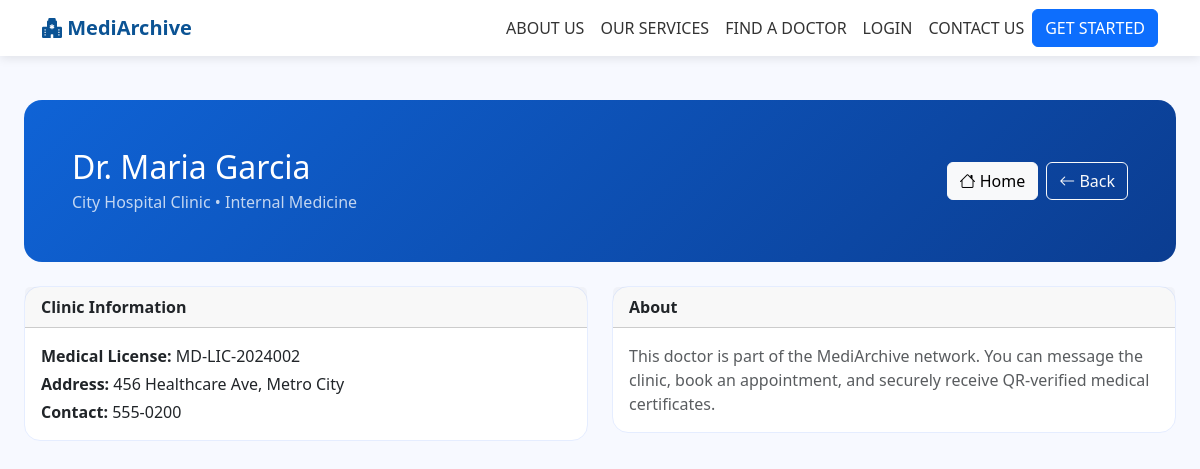
The page /views/doctor_profile.php?id=2 on the database its author committed.
### tables this page shows
CREATE TABLE IF NOT EXISTS users (
    id INT PRIMARY KEY AUTO_INCREMENT,
    username VARCHAR(50) UNIQUE NOT NULL,
    email VARCHAR(100) UNIQUE NOT NULL,
    password VARCHAR(255) NOT NULL,
    full_name VARCHAR(100) NOT NULL,
    role ENUM('clinic_admin', 'patient', 'web_admin') NOT NULL DEFAULT 'patient',
    phone VARCHAR(20),
    profile_photo VARCHAR(255) NULL COMMENT 'Path to user profile photo',
    home_address TEXT NULL COMMENT 'User home address',
    dashboard_layout TEXT DEFAULT NULL COMMENT 'JSON for widget positions and preferences',
    created_at TIMESTAMP DEFAULT CURRENT_TIMESTAMP,
    INDEX idx_username (username),
    INDEX idx_email (email),
    INDEX idx_role (role)
);

CREATE TABLE IF NOT EXISTS clinics (
    id INT PRIMARY KEY AUTO_INCREMENT,
    user_id INT NOT NULL,
    clinic_name VARCHAR(100) NOT NULL,
    license_number VARCHAR(50),
    medical_license VARCHAR(100) NOT NULL,
    specialization VARCHAR(100) NOT NULL,
    address TEXT,
    contact_phone VARCHAR(20),
    signature_path VARCHAR(255) NULL COMMENT 'Path to doctor signature image',
    seal_path VARCHAR(255) NULL COMMENT 'Path to clinic seal image',
    is_available BOOLEAN DEFAULT TRUE COMMENT 'Clinic availability for chat/appointments',
    available_from TIME DEFAULT '09:00:00',
    available_to TIME DEFAULT '17:00:00',
    created_at TIMESTAMP DEFAULT CURRENT_TIMESTAMP,
    FOREIGN KEY (user_id) REFERENCES users(id) ON DELETE CASCADE,
    INDEX idx_user_id (user_id),
    INDEX idx_specialization (specialization),
    INDEX idx_is_available (is_available)
);

### includes/SessionManager.php (called while the page is built, shortened)
<?php
class SessionManager {
    public static function validateSession() {
        if (!isset($_SESSION['user_id'])) {
            return false;
        }
        return true;
    }
    public static function isAuthenticated() {
        return self::validateSession() && isset($_SESSION['user_id']);
    }
}
?>

### config.php (called while the page is built, shortened)
<?php
function isLoggedIn() {
    return SessionManager::isAuthenticated();
}

### includes/Database.php (called while the page is built, shortened)
<?php
class Database {
    private static $instance = null;
    private $pdo;
    private function __construct()
    {
        $dsn = sprintf('mysql:host=%s;dbname=%s;charset=utf8mb4', DB_HOST, DB_NAME);
        $options = [
            PDO::ATTR_ERRMODE => PDO::ERRMODE_EXCEPTION,
            PDO::ATTR_DEFAULT_FETCH_MODE => PDO::FETCH_ASSOC,
            PDO::ATTR_EMULATE_PREPARES => false,
        ];
        $this->pdo = new PDO($dsn, DB_USER, DB_PASS, $options);
    }
    public static function getInstance()
    {
        if (self::$instance === null) {
            self::$instance = new Database();
        }
        return self::$instance;
    }
    public function fetch($sql, array $params = [])
    {
        $stmt = $this->pdo->prepare($sql);
        $stmt->execute($params);
        return $stmt->fetch();
    }
}
?>

### views/doctor_profile.php (the view, shortened to what this page needs)
<?php
require_once '../config.php';
$uid = intval($_GET['id'] ?? 0);
$db = Database::getInstance();
$user = $db->fetch("SELECT id, full_name, email, phone, profile_photo FROM users WHERE id = ?", [$uid]);
$clinic = $db->fetch("SELECT * FROM clinics WHERE user_id = ?", [$uid]);
?>
<!DOCTYPE html>
<html lang="en">
<head>
<link href="https://cdn.jsdelivr.net/npm/bootstrap@5.3.0/dist/css/bootstrap.min.css" rel="stylesheet">
<link rel="stylesheet" href="https://cdn.jsdelivr.net/npm/bootstrap-icons@1.10.0/font/bootstrap-icons.css">
</head>
<body>
<?php if (!isLoggedIn()): ?>
<nav class="navbar navbar-expand-lg fixed-top">
    <div class="container">
        <a class="navbar-brand" href="../index.php">
            <i class="bi bi-hospital-fill"></i>
            <span>MediArchive</span>
        </a>
        <div class="collapse navbar-collapse" id="navbarNav">
            <ul class="navbar-nav ms-auto align-items-center">
                <li class="nav-item"><a class="nav-link" href="../index.php#about">ABOUT US</a></li>
                <li class="nav-item"><a class="nav-link" href="../index.php#services">OUR SERVICES</a></li>
                <li class="nav-item"><a class="nav-link active" href="find_doctors_public.php">FIND A DOCTOR</a></li>
                <li class="nav-item"><a class="nav-link" href="../index.php" onclick="event.preventDefault(); document.getElementById('loginModal').style.display='block';">LOGIN</a></li>
                <li class="nav-item"><a class="nav-link" href="../index.php#contact">CONTACT US</a></li>
                <li class="nav-item">
                    <a href="../index.php" class="btn btn-primary" onclick="event.preventDefault(); document.getElementById('registerModal').style.display='block';">GET STARTED</a>
                </li>
            </ul>
        </div>
    </div>
</nav>
<?php endif; ?>
<div class="container-fluid">
    <div class="row">
        <?php if (isLoggedIn()): ?>
        <?php include 'includes/sidebar.php'; ?>
        <main class="col-md-9 ms-sm-auto col-lg-10 px-md-4">
        <?php else: ?>
        <main class="col-12 px-md-4" style="padding-top: 100px; max-width: 1200px; margin: 0 auto;">
        <?php endif; ?>
            <div class="main-content">
                <div class="hero p-4 p-md-5 mb-4 d-flex align-items-center gap-4">
                    <div>
                        <h2 class="mb-1"><?php echo htmlspecialchars($user['full_name']); ?></h2>
                        <div class="opacity-75"><?php echo htmlspecialchars($clinic['clinic_name']); ?> • <?php echo htmlspecialchars($clinic['specialization']); ?></div>
                    </div>
                    <div class="ms-auto d-flex gap-2">
                        <?php if (isLoggedIn()): ?>
                        <a href="chat.php?mode=direct&dm=<?php echo $uid; ?>" class="btn btn-light"><i class="bi bi-chat-dots"></i> Message</a>
                        <?php if (isPatient()): ?>
                        <a href="request_appointment.php?clinic_id=<?php echo intval($clinic['id']); ?>" class="btn btn-outline-light"><i class="bi bi-calendar-plus"></i> Book</a>
                        <?php endif; ?>
                        <?php else: ?>
                        <a href="../index.php" class="btn btn-light"><i class="bi bi-house"></i> Home</a>
                        <a href="find_doctors_public.php" class="btn btn-outline-light"><i class="bi bi-arrow-left"></i> Back</a>
                        <?php endif; ?>
                    </div>
                </div>
                <div class="row g-4">
                    <div class="col-lg-6">
                        <div class="card info-card">
                            <div class="card-header"><strong>Clinic Information</strong></div>
                            <div class="card-body">
                                <p class="mb-1"><strong>Medical License:</strong> <?php echo htmlspecialchars($clinic['medical_license'] ?? 'N/A'); ?></p>
                                <p class="mb-1"><strong>Address:</strong> <?php echo htmlspecialchars($clinic['address'] ?? 'N/A'); ?></p>
                                <p class="mb-0"><strong>Contact:</strong> <?php echo htmlspecialchars($clinic['contact_phone'] ?? 'N/A'); ?></p>
                            </div>
                        </div>
                    </div>
                    <div class="col-lg-6">
                        <div class="card info-card">
                            <div class="card-header"><strong>About</strong></div>
                            <div class="card-body">
                                <?php if (!empty($clinic['about_description'])): ?>
                                    <p class="mb-0"><?php echo nl2br(htmlspecialchars($clinic['about_description'])); ?></p>
                                <?php else: ?>
                                    <p class="text-muted mb-0">This doctor is part of the MediArchive network. You can message the clinic, book an appointment, and securely receive QR‑verified medical certificates.</p>
                                <?php endif; ?>
                            </div>
                        </div>
                    </div>
                </div>
            </div>
        </main>
    </div>
</div>
</body>
</html>

### views/doctor_profile.php (style rules this page uses)
:root { --brand-primary: #0f63d6; --brand-dark: #0b3d91; }
body { font-family: 'Segoe UI', Tahoma, Geneva, Verdana, sans-serif; background: #f7f9ff; }
.navbar { background: white; box-shadow: 0 2px 10px rgba(0,0,0,0.1); }
.navbar-brand { font-weight: 700; color: #0b5394 !important; }
.nav-link { color: #333 !important; font-weight: 500; }
.hero { background: linear-gradient(135deg, #0f63d6, #0b3d91); color:#fff; border-radius:18px; }
.info-card { border-radius:16px;border:1px solid #e5edff; }

### rows shown on the page
users: full_name "Dr. Maria Garcia"
clinics: clinic_name "City Hospital Clinic", specialization "Internal Medicine", medical_license "MD-LIC-2024002", address "456 Healthcare Ave, Metro City", contact_phone "555-0200"
